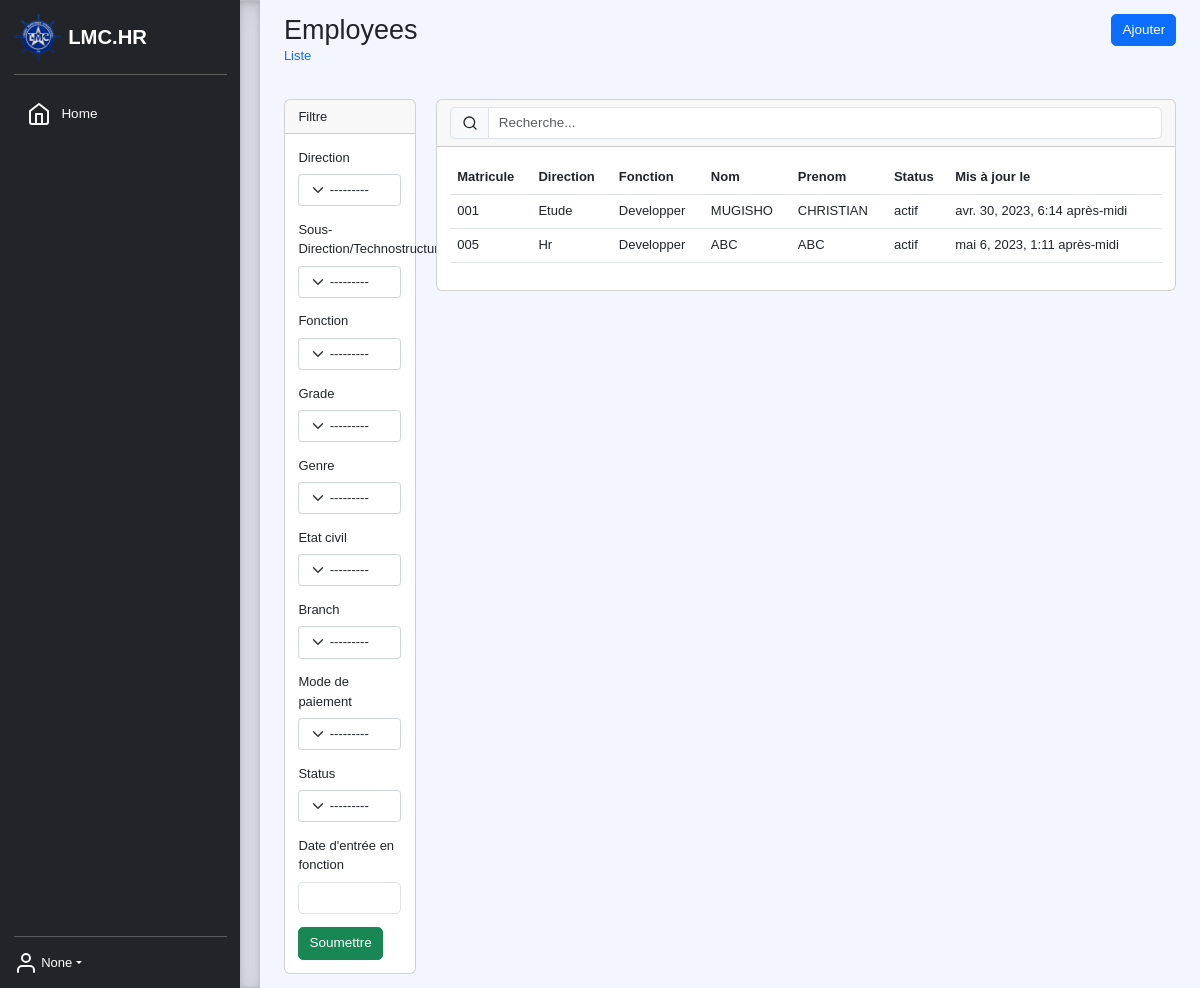
/list/employee/employee (signed in), run on the app's committed database.
### core/models.py (models this page shows, shortened)
class User(AbstractUser):
    employee = models.OneToOneField('employee.Employee', null=True, on_delete=models.SET_NULL, default=None)
    email = models.EmailField(unique=True, db_index=True)
    username = None
    USERNAME_FIELD = 'email'
    REQUIRED_FIELDS = []
    objects = UserManager()

### employee/models.py (models this page shows, shortened)
class Employee(models.Model):
    STATUS = (
        ('actif', 'Actif'),
        ('indisponibilite', 'Indisponibilite'),
        ('licenciement', 'Licenciement'),
        ('inactif', 'Inactif')
    )
    GENDERS = (("Male", "Homme"), ("Female", "Femme"))
    direction = models.ForeignKey(Direction, verbose_name="Direction", null=True, on_delete=models.SET_NULL)
    subDirection = models.ForeignKey(SubDirection, verbose_name="Sous-Direction/Technostructure", null=True, on_delete=models.SET_NULL)
    service = models.ForeignKey(Service, verbose_name="Service", null=True, on_delete=models.SET_NULL)
    function = models.ForeignKey(Function, verbose_name="Fonction", null=True, on_delete=models.SET_NULL)
    grade = models.ForeignKey(Grade, verbose_name="Grade", null=True, on_delete=models.SET_NULL)
    profile = models.ImageField(upload_to=upload_directory_file, blank=True, null=True, default=None)
    matricule = models.CharField("Matricule", unique=True, max_length=100, null=True, default=None)
    agreement = models.CharField("Type de contrat", max_length=10, choices=choices(Agreement, 'name'), null=True,
                                 default=None)
    first_name = models.CharField("Prenom", max_length=100, blank=True, null=True, default=None)
    middle_name = models.CharField("Post nom", max_length=100, blank=True, null=True, default=None)
    last_name = models.CharField("Nom", max_length=100, blank=True, null=True, default=None)
    n_cnss = models.CharField("N. CNSS", max_length=50, blank=True, null=True, default=None)
    n_inpp = models.CharField("N. INPP", max_length=50, blank=True, null=True, default=None)
    n_onem = models.CharField("N. ONEM", max_length=50, blank=True, null=True, default=None)
    gender = models.CharField("Genre", max_length=10, choices=GENDERS, null=True,
                              default="Male")
    marital_status = models.CharField("Etat civil", max_length=12,
                                      choices=(("Maried", "Marie"), ("Single", "Celibataire"), ("Widower", "Veuf(ve)")),
                                      default="Celibataire")
    spouse = models.CharField("Nom du cojoint(e)", max_length=100, blank=True, null=True, default=None)
    dob = models.DateField("Date de naissance", help_text='YYYY-MM-DD', blank=True, null=True, default=None)
    doj = models.DateField("Date d'entrée en fonction", help_text='YYYY-MM-DD', blank=True, null=True, default=None)
    mobile_number = PhoneNumberField("Numéro de mobile", null=True, default=None)
    address = models.TextField("Adresse permanente", blank=True, null=True, default=None)
    emergency_information = models.TextField("Information de contact d'urgence", null=True, default=None)
    syndicate = models.CharField("Syndicat", max_length=10, choices=choices(Syndicat, 'name'), blank=True, null=True,
                                 default=None)
    branch = models.CharField("Branch", max_length=10, choices=choices(Branch, 'name'))
    payment_method = models.CharField("Mode de paiement", max_length=10, choices=choices(PaymentMethod, 'name'))
    payer_name = models.CharField("Nom de la banque/Agent payeur", max_length=50, blank=True, null=True, default=None)
    pay_account = models.CharField("Numero de compte", max_length=50, blank=True, null=True, default=None)
    comment = models.TextField("Commentaire", blank=True, null=True, default=None)
    status = models.CharField(verbose_name="Status", max_length=20, choices=STATUS, default=STATUS[0][0])
    updated = models.DateTimeField(verbose_name="Mise à jour le", auto_now=True)
    created = models.DateTimeField(verbose_name="Créée le", auto_now_add=True)
    conf = {
        'icon': 'users',
        'description': 'The list of all employee of the company',
        'entry': reverse_lazy('core:list', kwargs={'app': 'employee', 'model': 'employee'}),
        'list': {
            'display': [('matricule', 'Matricule'), ('direction', 'Direction'), ('function', 'Fonction'), ('last_name', 'Nom'), ('first_name', 'Prenom'), ('status', 'Status'), ('updated', 'Mis à jour le')],
            'filter': ['direction', 'subDirection', 'function', 'grade', 'gender', 'marital_status', 'branch', 'payment_method', 'status', 'doj'],
            'action': [{
                'method': 'GET',
                'href': reverse_lazy('core:create', kwargs={'app': 'employee', 'model': 'employee'}),
                'class': 'btn btn-primary',
                'title': 'Ajouter'
            }]
        },
        'change': {
            'form': {
                'fields': ['direction', 'subDirection', 'service', 'function',
                           'grade', 'matricule', 'agreement', 'branch',
                           'profile', 'last_name', 'middle_name', 'first_name', 'dob',
                           'gender', 'marital_status', 'spouse', 'mobile_number', 'address',
                           'doj', 'n_cnss', 'n_inpp', 'n_onem',
                           'payment_method', 'pay_account', 'payer_name', 'emergency_information', 'comment', 'status'],
                'inlines': [{
                    'app': 'core',
                    'model': 'user',
                    'fields': ['email', 'groups']
                }, {
                    'app': 'employee',
                    'model': 'child',
                    'fields': ['full_name', 'dob', 'birth_certificate']
                }, {
                    'app': 'employee',
                    'model': 'document',
                    'fields': ['name', 'doc']
                }]
            },
            'action': [{
                'method': 'GET',
                'href': reverse_lazy('core:delete', kwargs={'app': 'employee', 'model': 'employee'}),
                'class': 'btn btn-danger',
                'title': 'Delete',
                'condition': 'True'
            }, {
                'method': 'GET',
                'href': reverse_lazy('core:document', kwargs={'app': 'employee', 'model': 'employee', 'document': 'employee'}),
                'class': 'btn btn-info',
                'title': 'Document',
                'condition': 'True'
            }]
        },
        'create': {
            'form': {
                'fields': ['direction', 'subDirection', 'service', 'function',
                           'grade', 'matricule', 'agreement', 'branch',
                           'profile', 'last_name', 'middle_name', 'first_name', 'dob',
                           'gender', 'marital_status', 'spouse', 'mobile_number', 'address',
                           'doj', 'n_cnss', 'n_inpp', 'n_onem',
                           'payment_method', 'pay_account', 'payer_name', 'emergency_information', 'comment', 'status'],
                'inlines': []
            }
        },
        'read': {
            'action': [{
                'method': 'GET',
                'href': reverse_lazy('core:document',
                                     kwargs={'app': 'employee', 'model': 'employee', 'document': 'employee'}),
                'class': 'btn btn-info',
                'title': 'Document',
                'condition': 'True'
            }]
        }
    }
    def full_name(self):
        return f"{self.last_name} {self.first_name}"

class Direction(models.Model):
    name = models.CharField(verbose_name="Nom", max_length=100)
    created = models.DateTimeField(verbose_name="Cree le", auto_now_add=True)
    def __str__(self):
        return f"{self.name}"
    class Meta:
        verbose_name = "Direction"

class Function(models.Model):
    name = models.CharField(verbose_name="Nom", max_length=100)
    working_days = models.IntegerField(verbose_name="Jours de travail", default=0)
    created = models.DateTimeField(verbose_name="Cree le", auto_now_add=True)
    def __str__(self):
        return f"{self.name}"
    class Meta:
        verbose_name = "Fonction"

### core/views.py (the view, shortened to what this page needs)
# urls.py: path('list/<str:app>/<str:model>', List.as_view(), name='list'),
class List(LoginRequiredMixin, View):
    def get(self, request, app, model):
        model = apps.get_model(app, model_name=model)
        query = {}
        fields = {'filter': getattr(model, 'conf', {}).get('list', {}).get('filter', [])}
        for key, value in query.items():
            if request.user.has_perm(f'{app}.can_view_all_{model._meta.model_name}_in_my_{key.split("__")[-1]}') and key in query:
                del query[key]
                query.pop('created_by', None)
        qs = model.objects.select_related().filter(**query)
        _filter = filterset_factory(model, **fields)(request.GET, queryset=qs)
        filter_form = _filter.form
        qs = _filter.qs
        qs = Paginator(qs, 25)
        qs = qs.page(request.GET.get('page', 1))
        return render(request, f'{self.__class__.__name__.lower()}.html', locals())

### core/filters.py (called while the page is built)
def filterset_factory(model, filter="__all__"):
    meta = type(str("Meta"), (object,), {"model": model, "fields": filter})
    filterset = type(str("%sFilterSet" % model._meta.object_name), (AdvanceFilterSet,), {"Meta": meta})
    return filterset

### core/templatetags/core.py (called while the page is built, shortened)
@register.filter(name='menu')
def menu(request):
    app = dict()
    for model in apps.get_models():
        meta = model._meta
        if meta.app_label in ["admin"]: continue
        if meta.model_name not in ["notification", "announcement", "employee", "leave", "exit", "requisition", "fundrequest"]: continue
        if meta.app_label not in app: app[meta.app_label] = []
    return {k: v for k, v in app.items() if v}

@register.filter(name='getattr')
def getter(obj, field):
    return getattr(obj, field, None)

### employee/models.py (called while the page is built)
    def __str__(self):
        return f"{self.code}/{self.name}"

    def __str__(self):
        return f"{self.name}"

### templates/list.html (shortened to what this page needs)
{% extends 'base.html' %}
{% load core %}
{% load crispy_forms_tags %}
{% block content %}
<div class="container-fluid">
    <div class="row">
        <div class="col">
            <h2 class="m-0">{{ model|getattr:'_meta'|getattr:'verbose_name_plural'|title }}</h2>
            <nav aria-label="breadcrumb">
              <ol class="breadcrumb">
                <li class="breadcrumb-item"><a href="{% url 'core:list' model|getattr:'_meta'|getattr:'app_label' model|getattr:'_meta'|getattr:'model_name' %}" class="text-decoration-none">Liste</a></li>
              </ol>
            </nav>
        </div>
        <div class="col text-end">
            {% for btn in model.conf.list.action %}
                {% if btn.method == 'GET' %}
                    <a href="{{ btn.href }}?{% for key, value in request.GET.items %}{{ key }}={{ value }}{% endfor %}" class="{{ btn.class }}">{{ btn.title }}</a>
                {% elif btn.method == 'POST' %}
                    <form action="{{ btn.href }}" method="{{ btn.method }}" style="display: initial">
                        {% csrf_token %}
                        {% for key, value in btn.values.items %}<input type="hidden" name="{{ key }}" value="{{ value }}">{% endfor %}
                        <button type="submit" class="{{ btn.class }}">{{ btn.title }}</button>
                    </form>
                {% endif %}
            {% endfor %}
        </div>
    </div>
    <div class="row mt-4">
        {% if filter_form and filter_form.fields|length > 1 %}
        <div class="col-2">
            <div class="card">
                <div class="card-header">Filtre</div>
                <div class="card-body">
                    <form method="get">
                        {{ filter_form|crispy }}
                        <button type="submit" class="btn btn-success">Soumettre</button>
                    </form>
                </div>
            </div>
        </div>
        {% endif %}
        <div class="col">
            <div class="card">
                <div class="card-header">
                    <form method="get" class="input-group">
                        <span class="input-group-text" id="basic-addon1"><i data-feather="search" class="small-icon"></i></span>
                        <input type="text" class="form-control" placeholder="Recherche..." name="q" value="{{ request.GET.q }}">
                    </form>
                </div>
                <div class="card-body">
                    <table class="table table-hover table-responsive">
                        <thead>
                            <tr>
                                {% for field in model.conf.list.display %}
                                    <th class="fw-bolder">{{ field.1 }}</th>
                                {% endfor %}
                            </tr>
                        </thead>
                        <tbody>
                            {% for obj in qs %}<tr data-url='{% url 'core:change' model|getattr:'_meta'|getattr:'app_label' model|getattr:'_meta'|getattr:'model_name' %}?pk={{ obj.id }}'>
                                {% for field in model.conf.list.display %}
                                    <td>{{ obj|getattr:field.0 }}</td>
                                {% endfor %}</tr>
                            {% endfor %}
                        </tbody>
                    </table>
                </div>
            </div>
        </div>
    </div>
</div>
{% endblock %}

### templates/base.html (shortened to what this page needs)
{% load static %}
{% load core %}
<!DOCTYPE html>
<html lang="fr">
<head>
    <link href="https://cdn.jsdelivr.net/npm/bootstrap@5.3.0-alpha3/dist/css/bootstrap.min.css" rel="stylesheet">
    <link rel="stylesheet" href="{% static 'css/custom.css' %}">
    <link rel="stylesheet" href="{% static 'css/select2.min.css' %}">
    <link rel="stylesheet" href="{% static 'css/select2-bootstrap-5-theme.min.css' %}">
    <link rel="stylesheet" href="{%  static 'css/select2-bootstrap-5-theme.rtl.min.css' %}">
</head>
<body>
    <main>
        <div class="d-flex flex-column flex-shrink-0 p-3 text-white bg-dark overflow-auto" style="width: 240px;">
            <a href="/" class="d-flex align-items-center mb-3 mb-md-0 me-md-auto text-white text-decoration-none">
              <img src="{% static 'images/logo.png' %}" width="48" />
              <span class="fs-4 ms-2 fw-bolder">LMC.HR</span>
            </a>
            <hr>
            <ul class="nav nav-pills flex-column mb-auto ">
                <li class="nav-item">
                    <a href="{% url 'core:home' %}" class="nav-link text-light {% if request.resolver_match.url_name == 'home' %}active{% endif %} py-3">
                        <i data-feather="home"></i>
                        <span class="fs-6 ms-2">Home</span>
                    </a>
                </li>
            </ul>
            <hr>
            <div class="dropdown">
              <a class="d-flex align-items-center text-white text-decoration-none dropdown-toggle" id="dropdownUser1" data-bs-toggle="dropdown" aria-expanded="false">
                <i data-feather="user" class="text-light"></i>
                  &nbsp;{{ request.user.employee.full_name|default:request.user.username }}
              </a>
            </div>
        </div>
        <div class="b-example-divider"></div>
        <div class="col scrollarea p-3">
            {% block content %}
            {% endblock %}
        </div>
    </main>
</body>
</html>

### static/css/custom.css (style rules this page uses)
* { font-size: 13px; }
body::before { opacity: 0.75; background-repeat: no-repeat; content: ''; position: fixed; top: 0; right: 0; bottom: 0; left: 0; background-position: right bottom; z-index: -1; background-color: #eff3ff; }
.card { border-radius: 6px !important; }
.small-icon { width: 16px; height: 16px; }
th { font-weight: normal; font-size: 13px; }
body { min-height: 100vh; min-height: -webkit-fill-available; }
html { font-size: 13.5px; height: -webkit-fill-available; }
main { display: flex; flex-wrap: nowrap; height: 100vh; height: -webkit-fill-available; max-height: 100vh; overflow-x: auto; overflow-y: hidden; }
.b-example-divider { flex-shrink: 0; width: 1.5rem; height: 100vh; background-color: rgba(0, 0, 0, .1); border: solid rgba(0, 0, 0, .15); border-width: 1px 0; box-shadow: inset 0 .5em 1.5em rgba(0, 0, 0, .1), inset 0 .125em .5em rgba(0, 0, 0, .15); }
.dropdown-toggle { outline: 0; }
.scrollarea { overflow-y: auto; }
body { font-family: "Nunito", sans-serif !important; }

### data on the page
User: user.employee.full_name "None"
Employee: display "001" "Etude" "Developper" "MUGISHO" "CHRISTIAN" "actif" "avr. 30, 2023, 6:14 après-midi"
Employee: display "005" "Hr" "Developper" "ABC" "ABC" "actif" "mai 6, 2023, 1:11 après-midi"

### other printed values
{{ model|getattr:'_meta'|getattr:'verbose_name_plural'|title }} "Employees"
{{ btn.title }} "Ajouter"
{{ field.1 }} "Matricule" "Direction" "Fonction" "Nom" "Prenom" "Status" "Mis à jour le"
